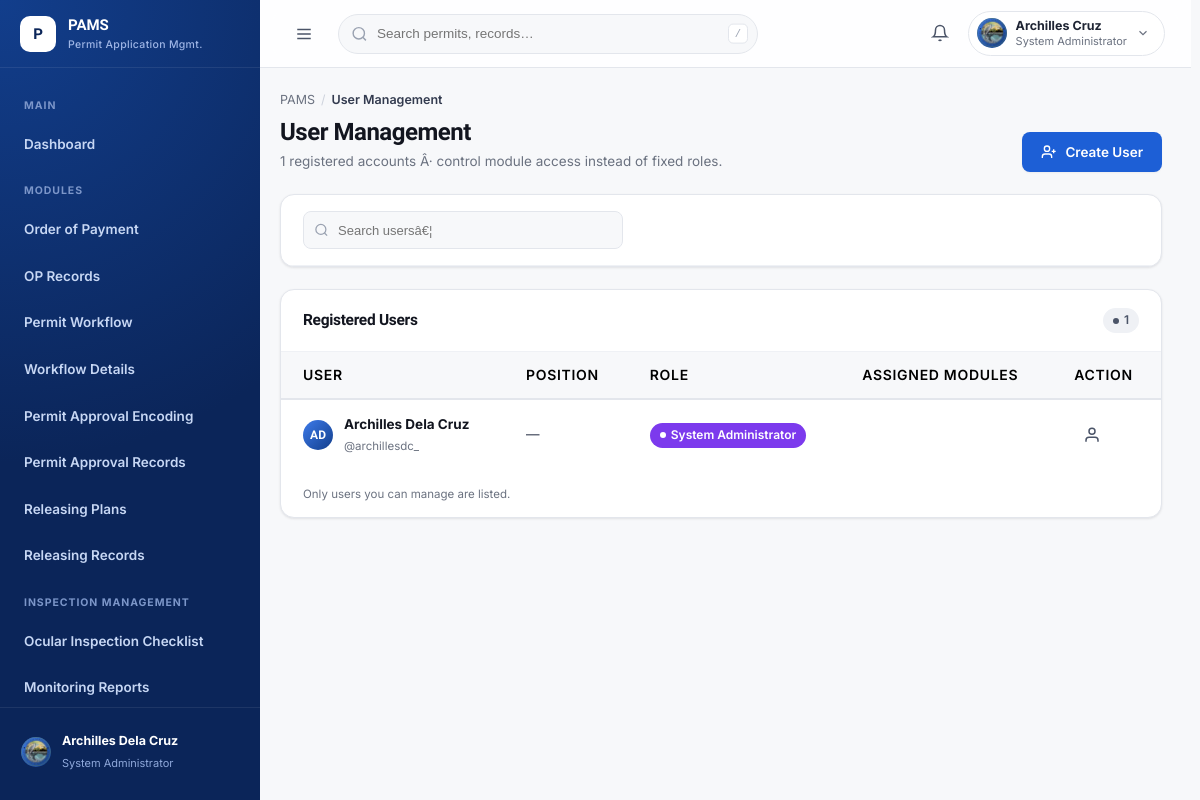
Page /pages/user-management.php (signed in) on the committed database.
### tables this page shows
CREATE TABLE users (
    id INT AUTO_INCREMENT PRIMARY KEY,
    username VARCHAR(50) NOT NULL,
    password_hash VARCHAR(255) NOT NULL,
    full_name VARCHAR(100) NOT NULL,
    email VARCHAR(100) DEFAULT NULL,
    profile_photo VARCHAR(255) DEFAULT 'assets/images/OBO LOGO.png',
    is_active TINYINT(1) DEFAULT 1,
    is_admin TINYINT(1) DEFAULT 0,
    role VARCHAR(20) NOT NULL DEFAULT 'inspector',
    position VARCHAR(100) DEFAULT NULL,
    last_login DATETIME DEFAULT NULL,
    created_at DATETIME DEFAULT CURRENT_TIMESTAMP,
    updated_at DATETIME DEFAULT CURRENT_TIMESTAMP ON UPDATE CURRENT_TIMESTAMP,
    UNIQUE KEY username (username),
    KEY idx_username (username),
    KEY idx_is_active (is_active)
);

### includes/admin-shell.php (called while the page is built)
<?php
require_once __DIR__ . '/auth.php';
require_once __DIR__ . '/user-shell.php';
function renderAdminSidebar(string $activeKey): string {
    return renderPamsSidebar($activeKey);
}
function renderAdminHeader(string $pageTitle): string {
    return renderPamsHeader($pageTitle);
}

### includes/auth.php (called while the page is built, shortened)
<?php
require_once __DIR__ . '/functions.php';
function refreshUserPermissions(): array {
    $permissions = [];
    return $permissions;
}
function getUserModulePermissions(): array {
    $permissions = refreshUserPermissions();
    $role = $_SESSION['role'] ?? 'inspector';
    if (!empty($_SESSION['is_admin']) && in_array($role, ['developer', 'admin'])) {
        $permissions = array_fill_keys(array_keys(MODULES), true);
    }
    return $permissions;
}
function getUserRole(): string {
    return $_SESSION['role'] ?? 'inspector';
}
function roleDisplayName(string $role): string {
    return match ($role) {
        'developer' => 'System Administrator',
        'admin' => 'Administrator',
        'admin_aid' => 'Admin Aid',
        'inspector-admin' => 'Inspector Admin',
        'inspector' => 'Inspector',
        default => ucfirst($role),
    };
}
function getAllowedRegistrableRoles(): array {
    $map = [
        'developer' => ['admin', 'admin_aid', 'inspector-admin', 'inspector'],
        'admin' => ['admin_aid'],
        'inspector-admin' => ['inspector'],
    ];
    return $map[getUserRole()] ?? [];
}
function canManageUsers(): bool {
    return in_array(getUserRole(), ['developer', 'admin', 'admin_aid', 'inspector-admin'], true);
}

### includes/functions.php (called while the page is built, shortened)
<?php
function escape(string $str): string {
    return htmlspecialchars($str, ENT_QUOTES | ENT_HTML5, 'UTF-8');
}
function getNavIcon(string $name): string {
    return $icons[$name] ?? '';
}

### pages/user-management.php (the view, shortened to what this page needs)
<?php
require_once __DIR__ . '/../includes/auth.php';
$isAdminPanel = in_array($_SESSION['role'] ?? '', ['developer', 'admin'], true);
if ($isAdminPanel) {
    require_once __DIR__ . '/../includes/admin-shell.php';
} else {
    require_once __DIR__ . '/../includes/user-shell.php';
}
$pdo = getDB();
$users = $pdo->query("SELECT id, full_name, username, email, profile_photo, is_admin, role, position, CASE WHEN is_active = 1 THEN 'active' ELSE 'inactive' END AS status, last_login, created_at FROM users ORDER BY full_name")->fetchAll();
$currentRole = $_SESSION['role'] ?? '';
if ($currentRole === 'developer') {
    $visibleUsers = $users;
} elseif ($currentRole === 'admin') {
    $visibleUsers = array_values(array_filter($users, fn($u) => ($u['role'] ?? '') === 'admin_aid'));
} elseif ($currentRole === 'inspector-admin') {
    $visibleUsers = array_values(array_filter($users, fn($u) => ($u['role'] ?? '') === 'inspector'));
} else {
    $visibleUsers = [];
}
$allPerms = [];
function renderUserRows(array $rows, array $allPerms, bool $showModules = true, bool $canDelete = true): string {
    $html = '';
    foreach ($rows as $u) {
        $perms = $allPerms[$u['id']] ?? [];
        $initials = implode('', array_map(fn($n) => strtoupper($n[0]), explode(' ', $u['full_name'])));
        $initials = substr($initials, 0, 2);
        $moduleLabels = array_map(fn($k) => MODULES[$k] ?? $k, $perms);
        $role = $u['role'] ?? 'inspector';
        $manageable = canManageUsers() && in_array($role, getAllowedRegistrableRoles(), true);
        $roleBadge = $role === 'developer' ? '<span class="badge" style="background:#7c3aed;color:#fff;">System Administrator</span>'
            : ($role === 'admin' ? '<span class="badge badge-info">Administrator</span>'
            : ($role === 'admin_aid' ? '<span class="badge" style="background:#0ea5e9;color:#fff;">Admin Aid</span>'
            : ($role === 'inspector-admin' ? '<span class="badge" style="background:#0d9488;color:#fff;">Inspector Admin</span>'
            : '<span class="badge badge-neutral">Inspector</span>')));
        $moduleCell = '';
        if ($showModules) {
            $moduleTags = implode('', array_map(fn($m) => '<span class="module-tag">' . escape($m) . '</span>', array_slice($moduleLabels, 0, 3)));
            $moduleCell = '<td><div class="module-tags">' . $moduleTags . '</div></td>';
        }
        $positionLabels = [
            'Administrator I' => 'Administrator I',
            'admin_aid_ii' => 'Admin Aid II',
            'pdo_ii' => 'Project Development Officer II',
            'engineer_i' => 'Engineer I',
            'architect_i' => 'Architect I',
            'evaluator' => 'Evaluator',
        ];
        $positionLabel = $positionLabels[$u['position'] ?? ''] ?? ($u['position'] ?? '—');
        $html .= '<tr data-id="' . $u['id'] . '">'
            . '<td class="cell-user">'
            . '<div class="avatar sm">' . escape($initials) . '</div>'
            . '<div><strong>' . escape($u['full_name']) . '</strong><span>@' . escape($u['username']) . '</span></div>'
            . '</td>'
            . '<td>' . escape($positionLabel) . '</td>'
            . '<td>' . $roleBadge . '</td>'
            . $moduleCell
            . '<td><div class="row-actions">'
            . '<button class="icon-btn view-user-btn" data-id="' . $u['id'] . '" aria-label="View">'
            . '<svg viewBox="0 0 24 24" width="16" height="16" fill="none" stroke="currentColor" stroke-width="2"><path d="M20 21v-2a4 4 0 0 0-4-4H8a4 4 0 0 0-4 4v2"/><circle cx="12" cy="7" r="4"/></svg>'
            . '</button>'
            . ($manageable ? '<button class="icon-btn edit-user-btn" data-id="' . $u['id'] . '" aria-label="Edit">'
            . '<svg viewBox="0 0 24 24" width="16" height="16" fill="none" stroke="currentColor" stroke-width="2"><path d="M11 4H4a2 2 0 0 0-2 2v14a2 2 0 0 0 2 2h14a2 2 0 0 0 2-2v-7"/><path d="M18.5 2.5a2.12 2.12 0 0 1 3 3L12 15l-4 1 1-4Z"/></svg>'
            . '</button>' : '')
            . ($manageable ? '<button class="icon-btn reset-pw-btn" data-id="' . $u['id'] . '" aria-label="Reset password">'
            . '<svg viewBox="0 0 24 24" width="16" height="16" fill="none" stroke="currentColor" stroke-width="2"><path d="M21 2v6h-6"/><path d="M3 12a9 9 0 0 1 15-6.7L21 8"/><path d="M3 22v-6h6"/><path d="M21 12a9 9 0 0 1-15 6.7L3 16"/></svg>'
            . '</button>' : '')
            . ($manageable && $canDelete ? '<button class="icon-btn" data-action="delete" data-id="' . $u['id'] . '" aria-label="Delete" style="color:var(--danger);">'
            . '<svg viewBox="0 0 24 24" width="16" height="16" fill="none" stroke="currentColor" stroke-width="2"><path d="M3 6h18M8 6V4a2 2 0 0 1 2-2h4a2 2 0 0 1 2 2v2m3 0-1 14a2 2 0 0 1-2 2H7a2 2 0 0 1-2-2L4 6"/></svg>'
            . '</button>' : '')
            . '</div></td></tr>';
    }
    return $html;
}
?>
<!DOCTYPE html>
<html lang="en">
<head>
<link rel="stylesheet" href="../assets/css/variables.css">
<link rel="stylesheet" href="../assets/css/utilities.css">
<link rel="stylesheet" href="../assets/css/buttons.css">
<link rel="stylesheet" href="../assets/css/layout.css?v=20260816c">
<link rel="stylesheet" href="../assets/css/sidebar.css?v=20260803b">
<link rel="stylesheet" href="../assets/css/header.css">
<link rel="stylesheet" href="../assets/css/cards.css">
<link rel="stylesheet" href="../assets/css/tables.css">
<link rel="stylesheet" href="../assets/css/forms.css">
<link rel="stylesheet" href="../assets/css/modal.css">
<link rel="stylesheet" href="../assets/css/responsive.css">
</head>
<body data-page="admin-users">
  <div class="app-shell" id="appShell">
    <?php echo $isAdminPanel ? renderAdminSidebar('users') : renderUserSidebar('user-management', 'user/'); ?>
    <div class="main-col">
      <?php echo $isAdminPanel ? renderAdminHeader('User Management') : renderUserHeader('User Management', 'user/'); ?>
      <main class="page-content fade-in">
        <div class="breadcrumb"><span>PAMS</span><span class="sep">/</span><span class="current">User Management</span></div>
        <div class="page-head">
          <div>
            <h1>User Management</h1>
            <p class="subtitle"><span id="userCount"><?php echo count($visibleUsers); ?></span> registered accounts Â· control module access instead of fixed roles.</p>
          </div>
          <div class="flex gap-sm" style="align-items:flex-end;">
            <?php if (count(getAllowedRegistrableRoles()) > 0): ?>
            <button class="btn btn-primary" id="createUserBtn">
              <svg viewBox="0 0 24 24" width="16" height="16" fill="none" stroke="currentColor" stroke-width="2"><path d="M16 21v-2a4 4 0 0 0-4-4H6a4 4 0 0 0-4 4v2"/><circle cx="9" cy="7" r="4"/><path d="M19 8v6M22 11h-6"/></svg>
              Create User
            </button>
            <?php endif; ?>
          </div>
        </div>
        <div class="section-card">
          <div class="table-toolbar">
            <div class="search-box">
              <svg viewBox="0 0 24 24" fill="none" stroke="currentColor" stroke-width="2"><circle cx="11" cy="11" r="8"/><path d="m21 21-4.3-4.3"/></svg>
              <input type="text" id="usersSearch" placeholder="Search usersâ€¦">
            </div>
          </div>
        </div>
        <div class="section-card">
          <div class="section-head">
            <h3>Registered Users</h3>
            <span class="badge badge-neutral"><?php echo count($visibleUsers); ?></span>
          </div>
          <div class="scroll-x">
            <table class="data-table">
              <thead>
                <tr><th>User</th><th>Position</th><th>Role</th><th>Assigned Modules</th><th>Action</th></tr>
              </thead>
              <tbody id="usersTableBody" class="users-tbody">
                <?php echo renderUserRows($visibleUsers, $allPerms); ?>
              </tbody>
            </table>
          </div>
          <div class="table-footer">
            <span class="text-xs text-muted">Only users you can manage are listed.</span>
          </div>
        </div>
      </main>
    </div>
  </div>
</body>
</html>

### assets/css/variables.css (style rules this page uses)
:root { --color-primary-900:#0B2559; --color-primary-700:#123E8C; --color-primary-600:#1651B8; --color-primary:#1D5FD6; --color-primary-500:#1D5FD6; --color-primary-400:#3E7BEA; --color-primary-100:#DCE7FB; --color-primary-50:#F3F7FE; --white:#FFFFFF; --gray-50:#F7F8FA; --gray-100:#EFF1F5; --gray-200:#E3E6EC; --gray-300:#CDD2DC; --gray-400:#9AA2B1; --gray-500:#6B7280; --gray-600:#4B5468; --gray-700:#333B4F; --gray-800:#1F2534; --gray-900:#12151F; --success:#1C8A4B; --success-light:#E4F6EC; --warning:#B5720A; --warning-bg:#FDF0DC; --danger:#C22B2B; --danger-light:#FBE7E7; --info:#1D5FD6; --info-light:#EAF1FD; --font-display:'Sora', 'Segoe UI', sans-serif; --font-body:'Inter', 'Segoe UI', sans-serif; --font-mono:'JetBrains Mono', 'Consolas', monospace; --radius-xs:6px; --radius-sm:8px; --radius-md:12px; --radius-lg:14px; --radius-xl:20px; --radius-pill:999px; --shadow-xs:0 1px 2px rgba(15,23,42,.05); --shadow-sm:0 1px 3px rgba(18,21,31,.06), 0 1px 2px rgba(18,21,31,.04); --shadow-md:0 6px 16px -4px rgba(18,21,31,.10), 0 2px 6px rgba(18,21,31,.06); --shadow-lg:0 18px 40px -12px rgba(18,21,31,.18); --shadow-focus:0 0 0 3px var(--color-primary-100); --ease:cubic-bezier(.4,0,.2,1); --dur-fast:120ms; --dur-base:200ms; --dur-slow:360ms; --sidebar-w:260px; --sidebar-w-collapsed:78px; --header-h:68px; --content-max:1440px; }
*,*::before,*::after { box-sizing:border-box; }
html { -webkit-text-size-adjust:100%; }
body { margin:0; font-family:var(--font-body); font-weight:400; font-size:14px; line-height:1.6; color:var(--gray-800); background:var(--gray-50); -webkit-font-smoothing:antialiased; -moz-osx-font-smoothing:grayscale; text-rendering:optimizeLegibility; }
h1,h2,h3,h4,h5 { font-family:var(--font-display); margin:0; color:var(--gray-900); letter-spacing:-.02em; line-height:1.2; }
h1 { font-weight:700; font-size:24px; }
h3 { font-weight:700; font-size:17px; }
p { margin:0; line-height:1.6; }
button { font-family:inherit; font-weight:600; }

### assets/css/utilities.css (style rules this page uses)
.flex { display:flex; }
.gap-sm { gap:10px; }
.text-muted { color:var(--gray-500); }
.text-xs { font-size:11.5px; }
.badge { display:inline-flex; align-items:center; gap:5px; padding:4px 10px; border-radius:var(--radius-pill); font-size:12px; font-weight:600; line-height:1.4; white-space:nowrap; }
.badge::before { content:''; width:6px; height:6px; border-radius:50%; background:currentColor; }
.badge-neutral { background:var(--gray-100); color:var(--gray-600); }
.avatar { width:38px; height:38px; border-radius:50%; background:linear-gradient(135deg,var(--color-primary-400),var(--color-primary-700)); color:#fff; display:flex; align-items:center; justify-content:center; font-weight:700; font-size:14px; font-family:var(--font-display); flex-shrink:0; }
.avatar.sm { width:30px; height:30px; font-size:12px; }
.icon-btn { width:38px; height:38px; border-radius:var(--radius-sm); border:1px solid transparent; background:transparent; color:var(--gray-600); display:flex; align-items:center; justify-content:center; cursor:pointer; transition:background var(--dur-fast) var(--ease), color var(--dur-fast) var(--ease); }
.scroll-x { overflow-x:auto; -webkit-overflow-scrolling:touch; }
.fade-in { animation:fadeIn var(--dur-slow) var(--ease); }

### assets/css/buttons.css (style rules this page uses)
.btn { display:inline-flex; align-items:center; justify-content:center; gap:8px; height:40px; padding:0 18px; border-radius:var(--radius-sm); font-size:13.5px; font-weight:600; border:1px solid transparent; cursor:pointer; transition:all var(--dur-fast) var(--ease); white-space:nowrap; position:relative; overflow:hidden; }
.btn svg { width:16px; height:16px; flex-shrink:0; }
.btn-primary { background:var(--color-primary); color:#fff; box-shadow:var(--shadow-xs); }
.icon-btn { width: 36px; height: 36px; border-radius: var(--radius-sm); border: 1px solid transparent; background: transparent; color: var(--gray-600); display: flex; align-items: center; justify-content: center; cursor: pointer; transition: all var(--dur-fast) var(--ease); flex-shrink: 0; }
.icon-btn svg { width: 18px; height: 18px; flex-shrink: 0; }

### assets/css/responsive.css (style rules this page uses)
@media (max-width:1240px) { .page-content { padding:22px 20px 32px; } }

### rows in the picture
users: full_name "AD", full_name "Archilles Dela Cruz", username "archillesdc_", position "—"

### other values in the picture
$section "MAIN"
$item['label'] "Dashboard"
$section "MODULES"
$item['label'] "Order of Payment"
$item['label'] "OP Records"
$item['label'] "Permit Workflow"
$item['label'] "Workflow Details"
$item['label'] "Permit Approval Encoding"
$item['label'] "Permit Approval Records"
$item['label'] "Releasing Plans"
$item['label'] "Releasing Records"
$section "INSPECTION MANAGEMENT"
$item['label'] "Ocular Inspection Checklist"
$item['label'] "Monitoring Reports"
$name "Archilles Dela Cruz"
